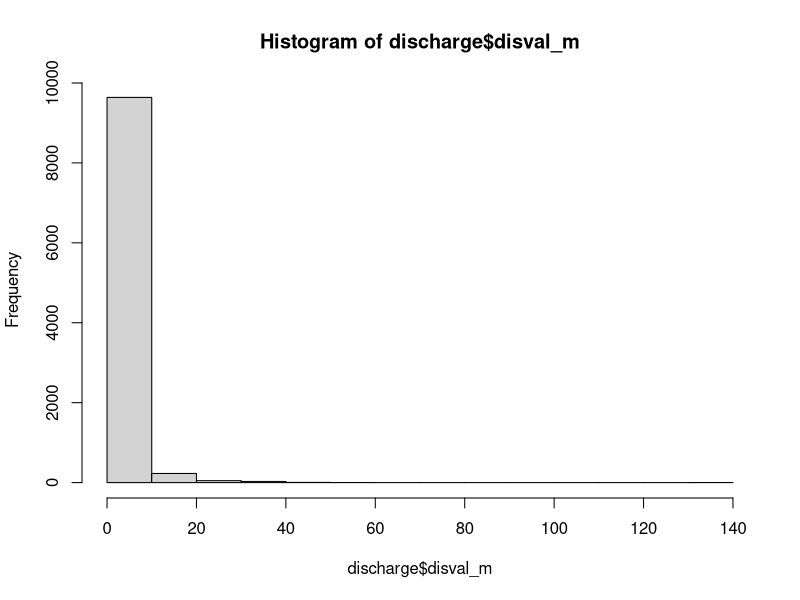
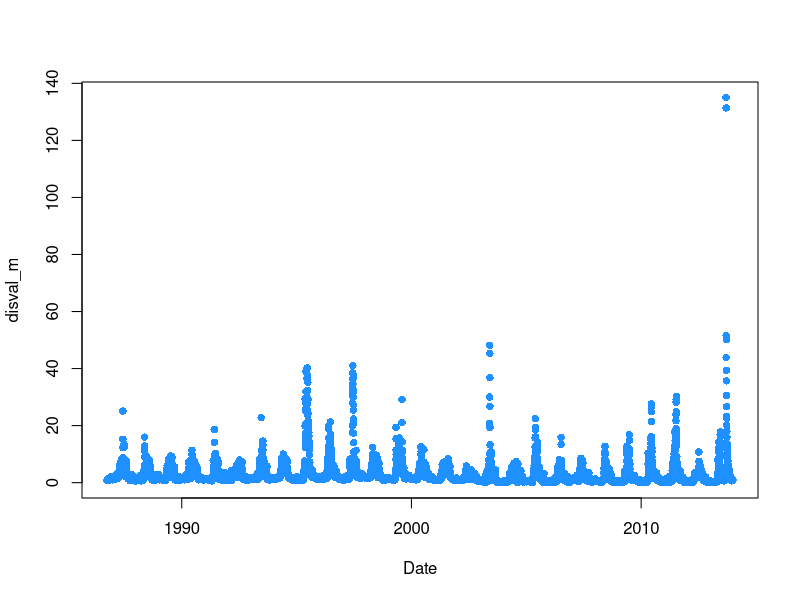

These figures' R source, in order:
#import data
discharge <- read.csv("flood/data/06730200-Discharge_Daily_1986-2013.csv")

#view first few lines
head(discharge)
#view names
names(discharge)

###unit conversion of discharge
discharge$disval_m<- discharge$disValue*0.0283168

###disvalue units: Discharge, cubic feet per second (Mean)
###we are not cool with feet so lets convert & make a label
dislab <- expression(Stream~Discharge~~(m^3~s^-1))

#date formatting
class(discharge$datetime)
head(discharge$datetime) ##we will need to format so lets search:
?as.Date

discharge$Date <- as.Date(discharge$datetime, format="%m/%d/%y")
str(discharge)

##check for NOdata:
hist(discharge$disval_m)

plot(disval_m ~ Date, data=discharge, col="dodgerblue", pch=16)

write.csv(discharge, "flood/data/discharge_co.csv", row.names = FALSE)


